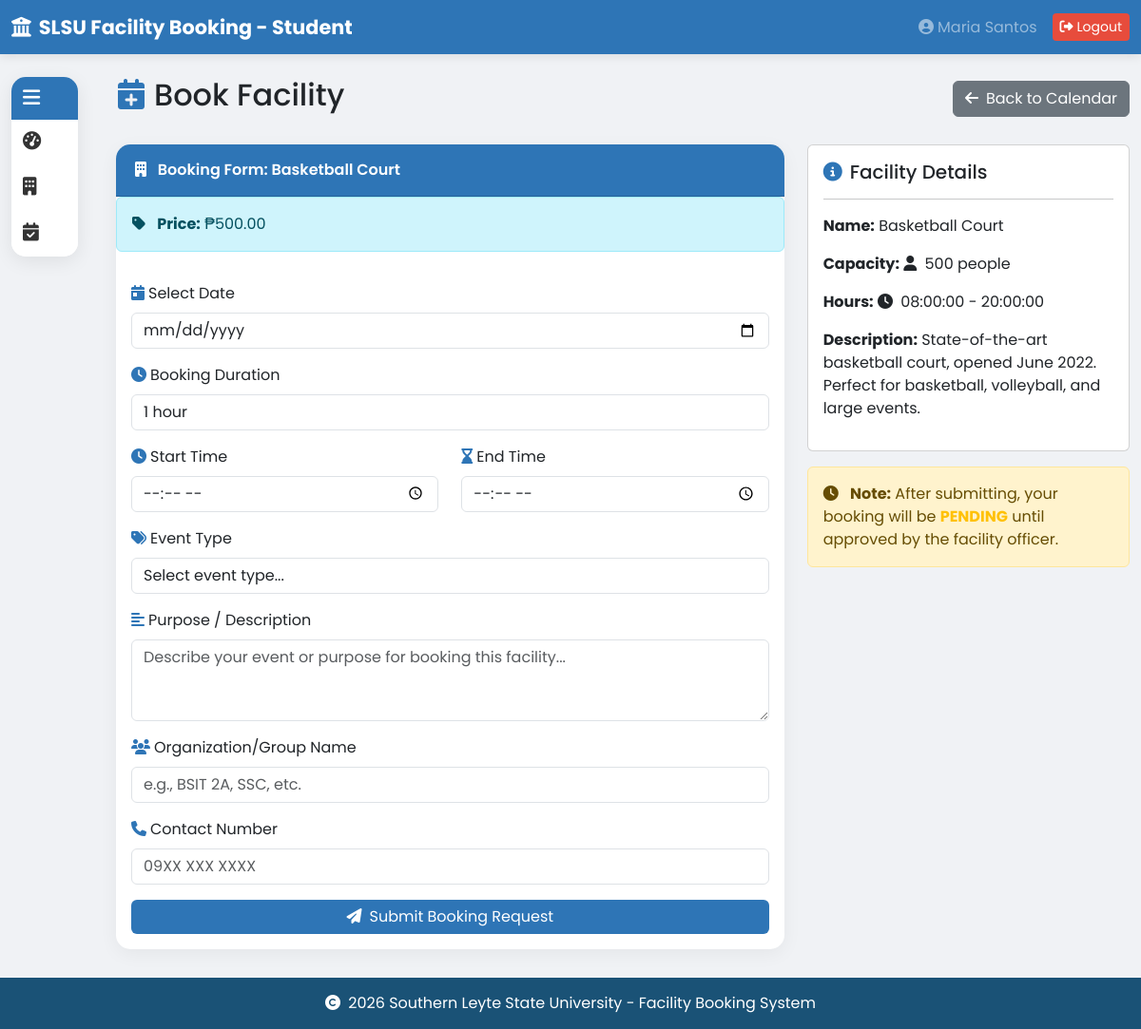
Screenshot of /student/book.php?facility_id=1 (signed in) with the database file from the repository.
### tables this page shows
CREATE TABLE `facilities` (
  `id` int NOT NULL AUTO_INCREMENT,
  `name` varchar(100) NOT NULL,
  `description` text,
  `image` varchar(255) DEFAULT 'default.jpg',
  `capacity` int DEFAULT '0',
  `price` decimal(10,2) DEFAULT '0.00',
  `status` enum('available','maintenance','closed') DEFAULT 'available',
  `row_hash` varchar(64) DEFAULT NULL,
  `created_at` timestamp NULL DEFAULT CURRENT_TIMESTAMP,
  `open_time` time DEFAULT '08:00:00',
  `close_time` time DEFAULT '20:00:00',
  `slot_interval` int DEFAULT '60',
  PRIMARY KEY (`id`)
);

### student/book.php (the view, shortened to what this page needs)
<?php
require_once '../includes/config.php';
if(isset($_SESSION['db_conn'])) {
    $conn = $_SESSION['db_conn'];
} else {
    $conn = getDefaultConnection();
}
if(isset($_SESSION['db_conn'])) {
    $conn = $_SESSION['db_conn'];
} else {
    $conn = getDefaultConnection();
}
$full_name = $_SESSION['full_name'];
$facility_id = isset($_GET['facility_id']) ? $_GET['facility_id'] : 0;
$preselected_date = isset($_GET['date']) ? $_GET['date'] : '';
$success = '';
$sql_facility = "SELECT * FROM facilities WHERE id = $facility_id";
$result_facility = mysqli_query($conn, $sql_facility);
$facility = mysqli_fetch_assoc($result_facility);
?>
<!DOCTYPE html>
<html lang="en">
<head>
    <link href="https://cdn.jsdelivr.net/npm/bootstrap@5.3.0/dist/css/bootstrap.min.css" rel="stylesheet">
    <link rel="stylesheet" href="https://cdnjs.cloudflare.com/ajax/libs/font-awesome/6.4.0/css/all.min.css">
</head>
<body>
    <nav class="navbar navbar-dark">
        <div class="container-fluid">
            <a class="navbar-brand" href="dashboard.php">
                <i class="fas fa-university me-2"></i>SLSU Facility Booking - Student
            </a>
            <div class="d-flex align-items-center">
                <span class="text-white-50 me-3">
                    <i class="fas fa-user-circle me-1"></i><?php echo $full_name; ?>
                </span>
                <a href="../logout.php" class="btn btn-danger btn-sm">
                    <i class="fas fa-sign-out-alt me-1"></i>Logout
                </a>
            </div>
        </div>
    </nav>
    <div class="container-fluid mt-4">
        <div class="row-flex">
            <div class="sidebar-wrapper">
                <div class="card sidebar-card">
                    <div class="card-header toggle-sidebar">
                        <h5 class="mb-0 d-flex align-items-center">
                            <i class="fas fa-bars menu-icon-open"></i>
                        </h5>
                    </div>
                    <div class="card-body p-0">
                        <div class="list-group list-group-flush">
                            <a href="dashboard.php" class="list-group-item">
                                <i class="fas fa-tachometer-alt"></i>
                            </a>
                            <a href="facilities.php" class="list-group-item">
                                <i class="fas fa-building"></i>
                            </a>
                            <a href="my_bookings.php" class="list-group-item">
                                <i class="fas fa-calendar-check"></i>
                            </a>
                        </div>
                    </div>
                </div>
            </div>
            <div class="content-wrapper">
                <div class="d-flex justify-content-between align-items-center mb-4">
                    <h2><i class="fas fa-calendar-plus me-2" style="color: var(--slsu-blue);"></i>Book Facility</h2>
                    <a href="calendar.php?facility_id=<?php echo $facility_id; ?>" class="btn btn-secondary">
                        <i class="fas fa-arrow-left me-2"></i>Back to Calendar
                    </a>
                </div>
                <div class="row">
                    <div class="col-md-8">
                        <div class="card form-card">
                            <div class="card-header">
                                <i class="fas fa-building me-2"></i> Booking Form: <?php echo $facility['name']; ?>
                            </div>
                            <div class="alert alert-info">
                                <i class="fas fa-tag me-2"></i>
                                <strong>Price:</strong> ₱<?php echo number_format($facility['price'], 2); ?>
                            </div>
                            <div class="card-body">
                                <?php if($success): ?>
                                    <div class="alert alert-success">
                                        <i class="fas fa-check-circle me-2"></i><?php echo $success; ?>
                                    </div>
                                    <a href="facilities.php" class="btn btn-primary">
                                        <i class="fas fa-building me-2"></i>Book Another Facility
                                    </a>
                                    <a href="my_bookings.php" class="btn btn-secondary">
                                        <i class="fas fa-list me-2"></i>View My Bookings
                                    </a>
                                <?php else: ?>
                                    <form method="POST" enctype="multipart/form-data">
                                        <div class="mb-3">
                                            <label class="form-label">
                                                <i class="fas fa-calendar-day me-1" style="color: var(--slsu-blue);"></i>Select Date
                                            </label>
                                            <input type="date" class="form-control" id="booking_date" name="booking_date" required
                                            min="<?php echo date('Y-m-d'); ?>"
                                            value="<?php echo $preselected_date; ?>">
                                        </div>
                                        <div class="mb-3">
                                            <label class="form-label">
                                                <i class="fas fa-clock me-1" style="color: var(--slsu-blue);"></i>Booking Duration
                                            </label>
                                            <select class="form-control" id="slot_interval_select" name="slot_interval">
                                                <option value="60">1 hour</option>
                                            </select>
                                        </div>
                                        <div class="row">
                                            <div class="col-md-6 mb-3">
                                                <label class="form-label">
                                                    <i class="fas fa-clock me-1" style="color: var(--slsu-blue);"></i>Start Time
                                                </label>
                                                <input type="time" class="form-control" id="start_time" name="start_time" required>
                                            </div>
                                            <div class="col-md-6 mb-3">
                                                <label class="form-label">
                                                    <i class="fas fa-hourglass-end me-1" style="color: var(--slsu-blue);"></i>End Time
                                                </label>
                                                <input type="time" class="form-control" id="end_time" name="end_time" required>
                                            </div>
                                        </div>
                                        <div class="mb-3">
                                            <label class="form-label">
                                                <i class="fas fa-tags me-1" style="color: var(--slsu-blue);"></i>Event Type
                                            </label>
                                            <select class="form-control" id="event_type" name="event_type" required>
                                                <option value="">Select event type...</option>
                                            </select>
                                        </div>
                                        <div class="mb-3">
                                            <label class="form-label">
                                                <i class="fas fa-align-left me-1" style="color: var(--slsu-blue);"></i>Purpose / Description
                                            </label>
                                            <textarea class="form-control" id="purpose" name="purpose" rows="3" required
                                                    placeholder="Describe your event or purpose for booking this facility..."></textarea>
                                        </div>
                                        <div class="mb-3">
                                            <label class="form-label">
                                                <i class="fas fa-users me-1" style="color: var(--slsu-blue);"></i>Organization/Group Name
                                            </label>
                                            <input type="text" class="form-control" id="organization_name" name="organization_name" placeholder="e.g., BSIT 2A, SSC, etc." required>
                                        </div>
                                        <div class="mb-3">
                                            <label class="form-label">
                                                <i class="fas fa-phone me-1" style="color: var(--slsu-blue);"></i>Contact Number
                                            </label>
                                            <input type="text" class="form-control" id="contact_number" name="contact_number" placeholder="09XX XXX XXXX" required>
                                        </div>
                                        <button type="submit" class="btn btn-primary w-100">
                                            <i class="fas fa-paper-plane me-2"></i>Submit Booking Request
                                        </button>
                                    </form>
                                <?php endif; ?>
                            </div>
                        </div>
                    </div>
                    <div class="col-md-4">
                        <div class="card facility-info">
                            <div class="card-body">
                                <h5><i class="fas fa-info-circle me-2" style="color: var(--slsu-blue);"></i>Facility Details</h5>
                                <hr>
                                <p><strong>Name:</strong> <?php echo $facility['name']; ?></p>
                                <p><strong>Capacity:</strong> <i class="fas fa-user me-1"></i> <?php echo $facility['capacity']; ?> people</p>
                                <p><strong>Hours:</strong> <i class="fas fa-clock me-1"></i> <?php echo $facility['open_time'] . ' - ' . $facility['close_time']; ?></p>
                                <p><strong>Description:</strong> <?php echo $facility['description']; ?></p>
                            </div>
                        </div>
                        <div class="alert alert-warning mt-3">
                            <i class="fas fa-clock me-2"></i>
                            <strong>Note:</strong> After submitting, your booking will be <strong class="text-warning">PENDING</strong> until approved by the facility officer.
                        </div>
                    </div>
                </div>
            </div>
        </div>
    </div>
    <footer>
        <i class="fas fa-copyright me-1"></i> <?php echo date('Y'); ?> Southern Leyte State University - Facility Booking System
    </footer>
</body>
</html>

### student/book.php (style rules this page uses)
* { font-family: 'Poppins', sans-serif; }
body { background: #f0f2f5; }
:root { --slsu-blue: #2E75B6; --slsu-blue-light: #5B9BD5; --slsu-blue-dark: #1A5276; }
.navbar { background: var(--slsu-blue) !important; box-shadow: 0 2px 10px rgba(0,0,0,0.1); }
.navbar-brand { font-weight: 700; font-size: 1.3rem; }
.row-flex { display: flex; flex-wrap: wrap; align-items: flex-start; }
.sidebar-wrapper { width: 70px; transition: width 0.3s ease-in-out; flex-shrink: 0; margin-right: 20px; align-self: flex-start; }
.sidebar-card { background: white; border: none; border-radius: 15px; box-shadow: 0 5px 20px rgba(0,0,0,0.08); overflow: hidden; height: auto; }
.sidebar-card .card-header { background: var(--slsu-blue); border-bottom: none; color: white; padding: 12px; }
.sidebar-card .card-header h5 { margin: 0; white-space: nowrap; }
.sidebar-card .card-header h5 i { font-size: 1.3rem; margin-right: 0; }
.toggle-sidebar { cursor: pointer; transition: all 0.3s ease; }
.sidebar-card .list-group-item { border: none; color: #333; padding: 12px; transition: all 0.3s ease; background: white; white-space: nowrap; }
.sidebar-card .list-group-item i { margin-right: 0; width: 25px; font-size: 1.2rem; }
.content-wrapper { flex: 1; padding-left: 20px; min-width: 0; }
.menu-icon-open, .menu-icon-close { transition: all 0.3s ease; font-size: 1.2rem; }
.menu-icon-open { display: inline-block; }
.btn-primary { background: var(--slsu-blue); border: none; }
.btn-danger { background: #e74c3c; border: none; }
footer { background: var(--slsu-blue-dark); color: white; padding: 15px; text-align: center; margin-top: 30px; }
.form-card { border: none; border-radius: 15px; box-shadow: 0 5px 20px rgba(0,0,0,0.05); transition: all 0.3s ease-in-out; }
.form-card .card-header { background: var(--slsu-blue); color: white; border-radius: 15px 15px 0 0; padding: 15px 20px; font-weight: 600; }

### rows the page displays
facilities: name "Basketball Court", price "500.00", capacity "500", open_time "08:00:00", close_time "20:00:00", description "State-of-the-art basketball court, opened June 2022. Perfect for basketball, volleyball, and large events."

### other values shown
$full_name "Maria Santos"
